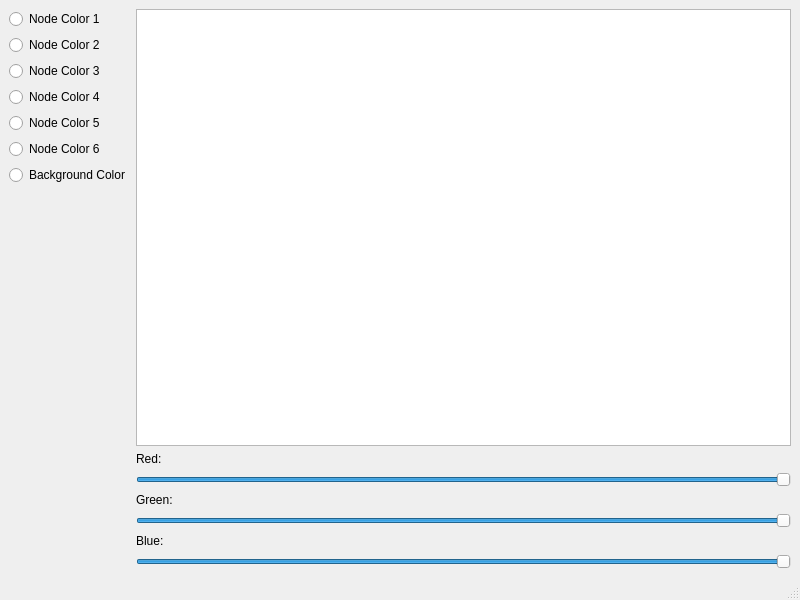
<?xml version="1.0" encoding="UTF-8"?>
<ui version="4.0">
 <class>colorSettings</class>
 <widget class="QMainWindow" name="colorSettings">
  <property name="geometry">
   <rect>
    <x>0</x>
    <y>0</y>
    <width>800</width>
    <height>600</height>
   </rect>
  </property>
  <property name="windowTitle">
   <string>Color Settings</string>
  </property>
  <widget class="QWidget" name="centralwidget">
   <layout class="QGridLayout" name="gridLayout">
    <item row="1" column="0">
     <layout class="QHBoxLayout" name="horizontalLayout">
      <item>
       <layout class="QVBoxLayout" name="verticalLayout">
        <item>
         <widget class="QRadioButton" name="radioButton">
          <property name="text">
           <string>Node Color 1</string>
          </property>
         </widget>
        </item>
        <item>
         <widget class="QRadioButton" name="radioButton_2">
          <property name="text">
           <string>Node Color 2</string>
          </property>
         </widget>
        </item>
        <item>
         <widget class="QRadioButton" name="radioButton_3">
          <property name="text">
           <string>Node Color 3</string>
          </property>
         </widget>
        </item>
        <item>
         <widget class="QRadioButton" name="radioButton_4">
          <property name="text">
           <string>Node Color 4</string>
          </property>
         </widget>
        </item>
        <item>
         <widget class="QRadioButton" name="radioButton_5">
          <property name="text">
           <string>Node Color 5</string>
          </property>
         </widget>
        </item>
        <item>
         <widget class="QRadioButton" name="radioButton_6">
          <property name="text">
           <string>Node Color 6</string>
          </property>
         </widget>
        </item>
        <item>
         <widget class="QRadioButton" name="radioButton_7">
          <property name="text">
           <string>Background Color</string>
          </property>
         </widget>
        </item>
        <item>
         <spacer name="verticalSpacer">
          <property name="orientation">
           <enum>Qt::Vertical</enum>
          </property>
          <property name="sizeHint" stdset="0">
           <size>
            <width>20</width>
            <height>40</height>
           </size>
          </property>
         </spacer>
        </item>
       </layout>
      </item>
      <item>
       <layout class="QVBoxLayout" name="verticalLayout_2">
        <item>
         <widget class="QGraphicsView" name="graphicsView"/>
        </item>
        <item>
         <widget class="QLabel" name="label">
          <property name="text">
           <string>Red:</string>
          </property>
         </widget>
        </item>
        <item>
         <widget class="QSlider" name="horizontalSlider">
          <property name="maximum">
           <number>255</number>
          </property>
          <property name="value">
           <number>255</number>
          </property>
          <property name="orientation">
           <enum>Qt::Horizontal</enum>
          </property>
         </widget>
        </item>
        <item>
         <widget class="QLabel" name="label_2">
          <property name="text">
           <string>Green:</string>
          </property>
         </widget>
        </item>
        <item>
         <widget class="QSlider" name="horizontalSlider_2">
          <property name="maximum">
           <number>255</number>
          </property>
          <property name="value">
           <number>255</number>
          </property>
          <property name="orientation">
           <enum>Qt::Horizontal</enum>
          </property>
         </widget>
        </item>
        <item>
         <widget class="QLabel" name="label_3">
          <property name="text">
           <string>Blue:</string>
          </property>
         </widget>
        </item>
        <item>
         <widget class="QSlider" name="horizontalSlider_3">
          <property name="maximum">
           <number>255</number>
          </property>
          <property name="value">
           <number>255</number>
          </property>
          <property name="orientation">
           <enum>Qt::Horizontal</enum>
          </property>
         </widget>
        </item>
       </layout>
      </item>
     </layout>
    </item>
   </layout>
  </widget>
  <widget class="QMenuBar" name="menubar">
   <property name="geometry">
    <rect>
     <x>0</x>
     <y>0</y>
     <width>800</width>
     <height>33</height>
    </rect>
   </property>
  </widget>
  <widget class="QStatusBar" name="statusbar"/>
 </widget>
 <resources/>
 <connections/>
</ui>
